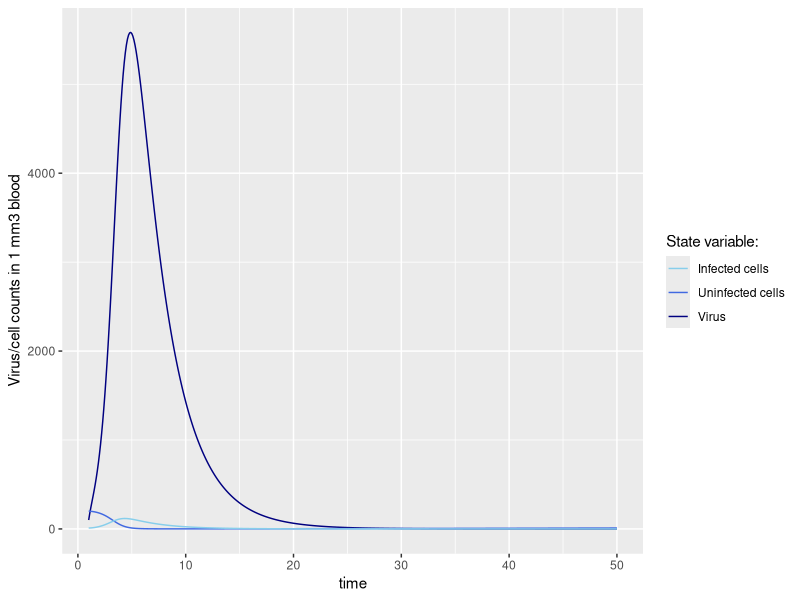
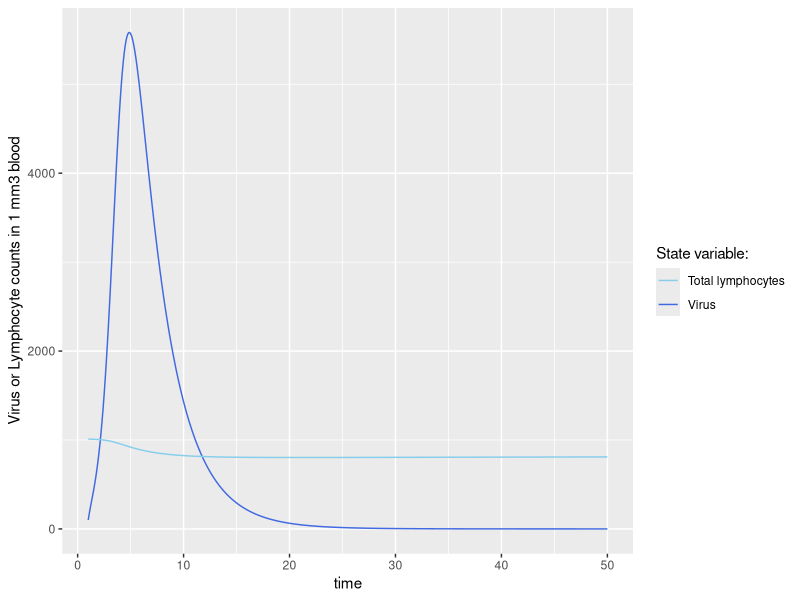
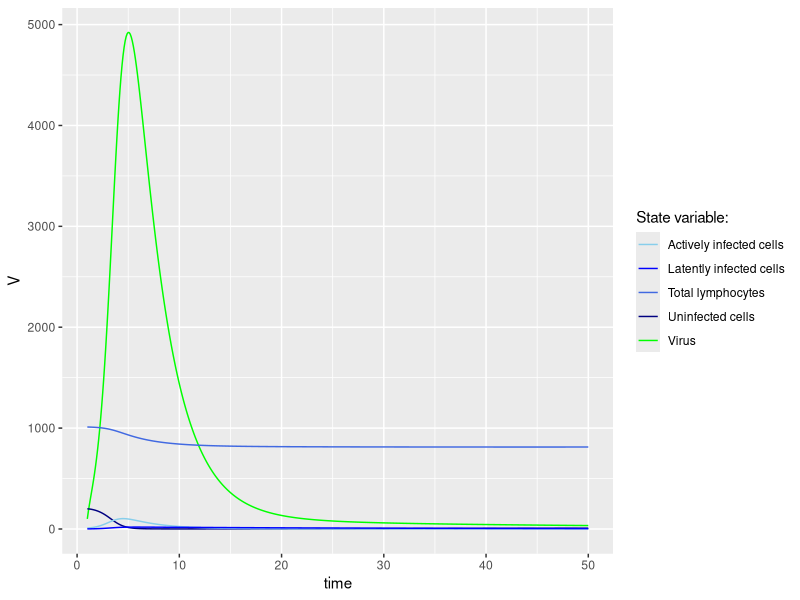
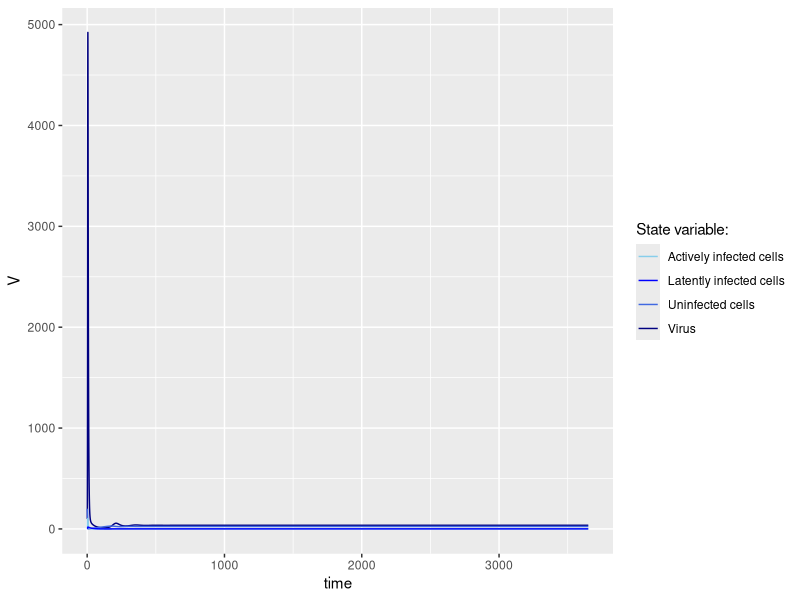
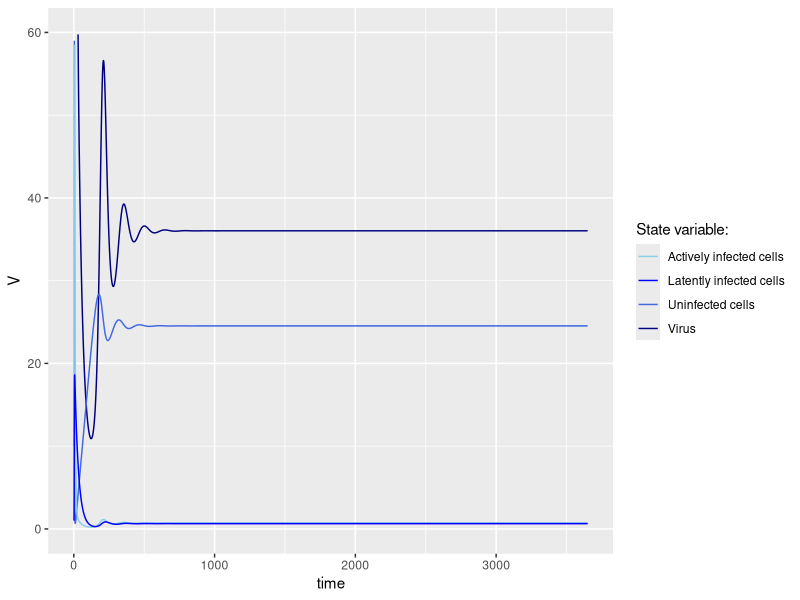

Source code (R) for these figures, in order:
## ---- chunk 1
library(deSolve)
library(tidyverse)
## ---- chunk 2
# Write function for the change equations in the McLean-Phillips HIV model, with no latency
HIVNoLatency <- function(t, state, parms){
  with(as.list(c(state, parameters)), { # need this line to match what the ode function expects
    
    # System of change equations
    dV <- a*E - b*V
    dR <- c - d*R - e*R*V
    dE <- e*R*V - f*E
    
    # Return the rate of change
    list(c(dV, dR, dE))
  })
}

## ---- chunk 3
# Specify the parameter values for the change equations
parameters <- c(a = 100, b = 2, c = 0.272, d = 0.00136, e = 0.00027, f = 0.33)

# Specify the initial values of the state variables
state <- c(V = 100, R = 200, E = 10)

# Create a vector for time to solve the model (start with 50 days)
times <- seq(1, 50, by=0.1)

# Solve the ODEs with the ode function
HIV_NoLI <- ode(y = state, times = times, 
                func = HIVNoLatency, 
                parms = parameters)

# The output of the ode function is a matrix, change it to a data frame for pretty plotting
HIV_NoLI <- as.data.frame(HIV_NoLI)
HIV_NoLI <- mutate(HIV_NoLI,
                   total_lymphocytes = 800 + R + E)

# Plot the dynamics of the three state variables
ggplot(HIV_NoLI) + geom_line(aes(x = time, y = V, col="Virus")) + 
  geom_line(aes(x = time, y = R, col="Uninfected cells")) + 
  geom_line(aes(x = time, y = E, col="Infected cells")) +
  scale_color_manual(values = c("skyblue","royalblue","navy"),
                     name = "State variable:") +
  labs(y = "Virus/cell counts in 1 mm3 blood")

# Plot just total lymphocytes and virus count (Fig 1A in Phillips 96 paper)
ggplot(HIV_NoLI) + 
  geom_line(aes(x = time, y = V, col="Virus")) + 
  geom_line(aes(x = time, y = total_lymphocytes, col="Total lymphocytes")) +
  scale_color_manual(values = c("skyblue","royalblue"),
                     name = "State variable:") +
  labs(y = "Virus or Lymphocyte counts in 1 mm3 blood")
## ---- chunk 4
HIVWithLatency <- function(t, state, parms){
  with(as.list(c(state, parameters)), {
    
    # System of change equations
    dV <- a*E - b*V
    dR <- c - d*R - e*R*V
    dE <- 0.9*e*R*V - f*E + g*L
    dL <- 0.1*e*R*V - d*L - g*L
    
    # Return the rate of change
    list(c(dV, dR, dE, dL))
  })
}
## ---- chunk 5
# Specify the parameter values for the change equations
parameters <- c(a = 100, b = 2, c = 0.272, d = 0.00136, e = 0.00027, f = 0.33, g = 0.036)

# Specify the initial values of the state variables (assume L starts at 0.1E)
state <- c(V = 100, R = 200, E = 10, L = 1)

# Create a vector for time to solve the model (start with 50 days)
times <- seq(1, 50, by=0.1)

# Solve the ODEs with the ode function
HIV_LI <- ode(y = state, times = times, func = HIVWithLatency, parms = parameters)

# The output of the ode function is a matrix, change it to a data frame for pretty plotting
HIV_LI <- as.data.frame(HIV_LI)
HIV_LI <- mutate(HIV_LI,
                   total_lymphocytes = 800 + R + L + E)

# Make a plot to look at the solution
ggplot(HIV_LI) + geom_line(aes(x = time, y = V, col="Virus")) + 
  geom_line(aes(x = time, y = R, col="Uninfected cells")) + 
  geom_line(aes(x = time, y = E, col="Actively infected cells")) +
  geom_line(aes(x = time, y = L, col="Latently infected cells")) +
  geom_line(aes(x = time, y = total_lymphocytes, col = "Total lymphocytes")) +
  scale_color_manual(values = c("skyblue","blue","royalblue","navy","green"),
                     name = "State variable:")

## ---- chunk 6
# Create a vector for time to solve the model (start with 3650 days)
times <- seq(1, 3650, by=0.1)

# Solve the ODEs with the ode function
HIV_10yr <- ode(y = state, times = times, func = HIVWithLatency, parms = parameters)

# The output of the ode function is a matrix, change it to a data frame for pretty plotting
HIV_10yr <- as.data.frame(HIV_10yr)

# Make a plot to look at the solution
ggplot(HIV_10yr) + geom_line(aes(x = time, y = V, col="Virus")) + 
  geom_line(aes(x = time, y = R, col="Uninfected cells")) + 
  geom_line(aes(x = time, y = E, col="Actively infected cells")) +
  geom_line(aes(x = time, y = L, col="Latently infected cells")) +
  scale_color_manual(values = c("skyblue","blue","royalblue","navy"),
                     name = "State variable:")
## ---- chunk 7
ggplot(HIV_10yr) + 
  geom_line(aes(x = time, y = V, col="Virus")) +
  geom_line(aes(x = time, y = R, col="Uninfected cells")) + 
  geom_line(aes(x = time, y = E, col="Actively infected cells")) +
  geom_line(aes(x = time, y = L, col="Latently infected cells")) +
  ylim(0, 60) + #remove values outside of the 100-900 range on the y-axis
  scale_color_manual(values = c("skyblue","blue","royalblue","navy"),
                     name = "State variable:")
